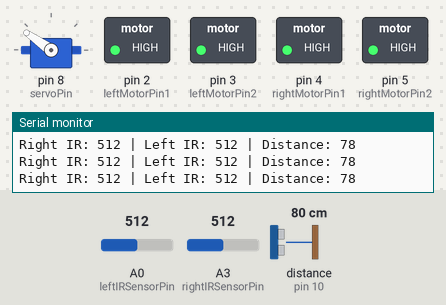
The sketch below on a simulated Arduino Uno, built with avr-gcc and run on an emulated ATmega328P. Parts: servo, switched loads named in the sketch (green lamp = pin HIGH), the last lines printed to the serial monitor. Wiring (inferred from the names in the program): ultrasonic range finder: trigger pin 9; echo pin 10. The test bench sets the inputs (shaded band); at power-on: distance to the obstacle (sensor on pin 10) 80 cm, A0 (leftIRSensorPin) = 512, A3 (rightIRSensorPin) = 512. The echo pulse lasts 58.3 µs per cm; pins used as bus, display or sensor lines are not drawn.

Above: at 1.2 s.
1.3 s: distance to the obstacle (sensor on pin 10) set to 44 cm
2.8 s: distance to the obstacle (sensor on pin 10) set to 38 cm
At 3.7 s:
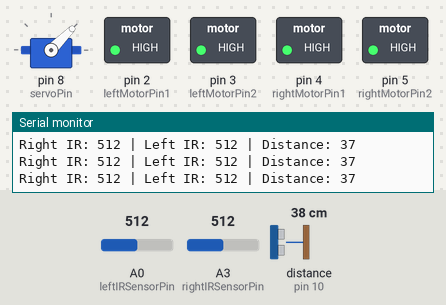
4.3 s: A0 (leftIRSensorPin) set to 488
At 5.5 s:
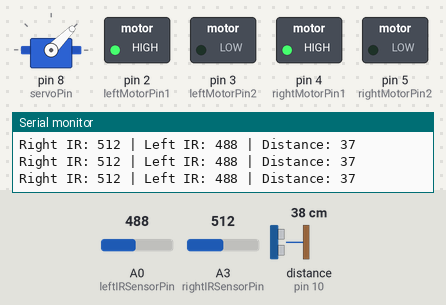
5.8 s: A3 (rightIRSensorPin) set to 483
At 6.9 s:
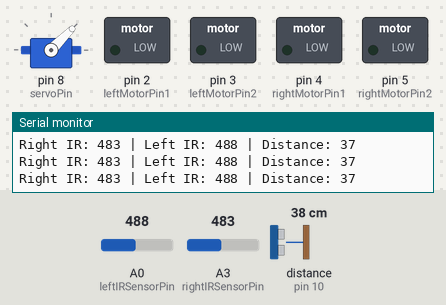
7.4 s: distance to the obstacle (sensor on pin 10) set to 2 cm
At 7.9 s:
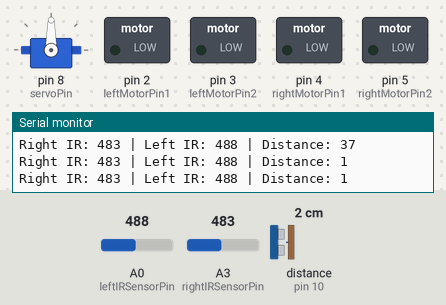
9.0 s: A0 (leftIRSensorPin) set to 1023
At 9.6 s:
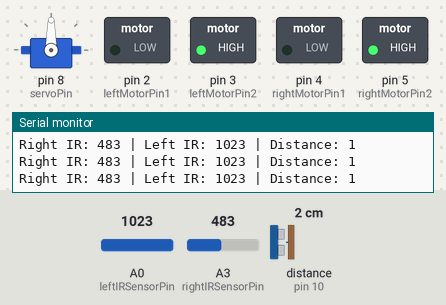
Timing chart, 0 to 11.6 s (numbered marks = the images above; inputs shaded):
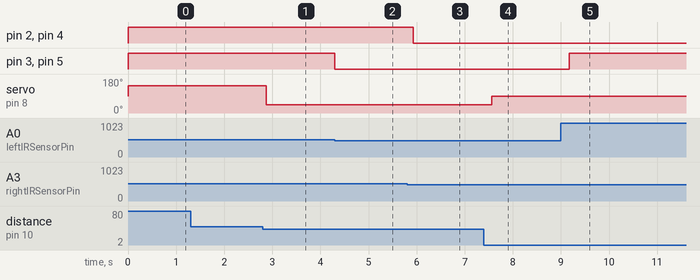

Measured:
- the behaviour switches between 42 and 41 cm on distance to the obstacle (sensor on pin 10) (found by bisection; images 0 and 1)
- the behaviour switches between 500 and 499 on A0 (leftIRSensorPin) (found by bisection; images 1 and 2)
- the behaviour switches between 500 and 499 on A3 (rightIRSensorPin) (found by bisection; images 2 and 3)
- after the input at 2.8 s, servo on pin 8 (servoPin): 145° → 45° after 0.08 s
- after the input at 4.3 s, pin 3 (leftMotorPin2), pin 5 (rightMotorPin2): HIGH → LOW at once
- after the input at 5.8 s, pin 2 (leftMotorPin1), pin 4 (rightMotorPin1): HIGH → LOW after 0.13 s
- after the input at 7.4 s, servo on pin 8 (servoPin): 45° → 90° after 0.16 s
- after the input at 9.0 s, pin 3 (leftMotorPin2), pin 5 (rightMotorPin2): LOW → HIGH after 0.17 s

The sketch:

ROBNIX-CODE.ino
```cpp
#include <Servo.h>

// Motor pins
const int leftMotorPin1 = 2;
const int leftMotorPin2 = 3;
const int rightMotorPin1 = 4;
const int rightMotorPin2 = 5;

// IR sensor pins
const int rightIRSensorPin = A3;
const int leftIRSensorPin = A0;

// Ultrasonic sensor pins
const int trigPin = 9;
const int echoPin = 10;

// Servo motor pin
const int servoPin = 8;

// Ultrasonic sensor variables
long duration;
int distance;

Servo servo;

void setup() {
  // Motor pins
  pinMode(leftMotorPin1, OUTPUT);
  pinMode(leftMotorPin2, OUTPUT);
  pinMode(rightMotorPin1, OUTPUT);
  pinMode(rightMotorPin2, OUTPUT);

  // IR sensor pins
  pinMode(rightIRSensorPin, INPUT);
  pinMode(leftIRSensorPin, INPUT);

  // Ultrasonic sensor pins
  pinMode(trigPin, OUTPUT);
  pinMode(echoPin, INPUT);

  // Servo motor
  servo.attach(servoPin);

  // Initialize serial communication
  Serial.begin(9600);
}

void loop() {
  // Read ultrasonic sensor
  digitalWrite(trigPin, LOW);
  delayMicroseconds(2);
  digitalWrite(trigPin, HIGH);
  delayMicroseconds(10);
  digitalWrite(trigPin, LOW);
  duration = pulseIn(echoPin, HIGH);
  distance = duration * 0.034 / 2;

  // Read IR sensors
  int rightIRValue = analogRead(rightIRSensorPin);
  int leftIRValue = analogRead(leftIRSensorPin);

  // Adjust servo angle based on ultrasonic sensor reading
  if (distance < 20) {
    servo.write(90); // Center position
  } else if (distance >= 20 && distance <= 40) {
    servo.write(45); // Turn right
  } else {
    servo.write(145); // Turn left
  }

  // Adjust motor speed based on IR sensor readings
  if (rightIRValue < 500 && leftIRValue < 500) {
    // Both sensors detect obstacle, stop
    stopMotors();
  } else if (rightIRValue < 500) {
    // Right sensor detects obstacle, turn left
    turnLeft();
  } else if (leftIRValue < 500) {
    // Left sensor detects obstacle, turn right
    turnRight();
  } else {
    // No obstacle detected, move forward
    moveForward();
  }

  // Debugging: Print sensor readings
  Serial.print("Right IR: ");
  Serial.print(rightIRValue);
  Serial.print(" | Left IR: ");
  Serial.print(leftIRValue);
  Serial.print(" | Distance: ");
  Serial.println(distance);

  // Add a delay to prevent rapid readings
  delay(200);
}

// Function to move the robot forward
void moveForward() {
  digitalWrite(leftMotorPin1, HIGH);
  digitalWrite(leftMotorPin2, HIGH);
  digitalWrite(rightMotorPin1, HIGH);
  digitalWrite(rightMotorPin2, HIGH);
}

// Function to turn the robot left
void turnLeft() {
  digitalWrite(leftMotorPin1, LOW);
  digitalWrite(leftMotorPin2, HIGH);
  digitalWrite(rightMotorPin1, LOW);
  digitalWrite(rightMotorPin2, HIGH);
}

// Function to turn the robot right
void turnRight() {
  digitalWrite(leftMotorPin1, HIGH);
  digitalWrite(leftMotorPin2, LOW);
  digitalWrite(rightMotorPin1, HIGH);
  digitalWrite(rightMotorPin2, LOW);
}

// Function to stop the robot
void stopMotors() {
  digitalWrite(leftMotorPin1, LOW);
  digitalWrite(leftMotorPin2, LOW);
  digitalWrite(rightMotorPin1, LOW);
  digitalWrite(rightMotorPin2, LOW);
}
```
